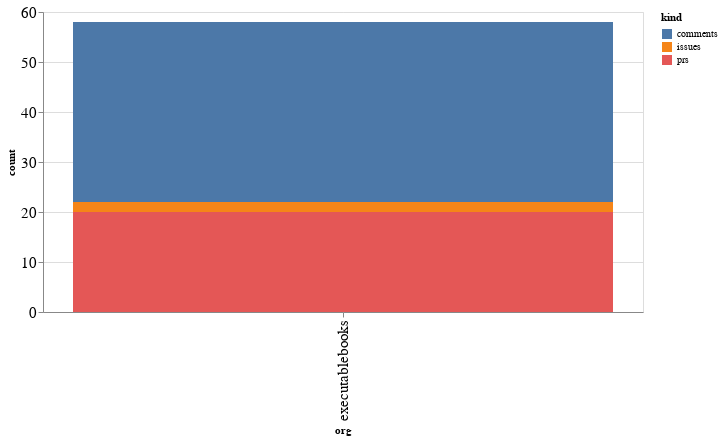

Notebook source saved alongside this figure:
### Code cell
alt.Chart(org_summaries, width=600).mark_bar().encode(
    x='org',
    y='count',
    color='kind',
    tooltip="org"
)

### Figure 1 — Vega-Lite specification as saved in the notebook (floating-point values rounded to 4 significant figures)
{"config": {"axisLeft": {"labelFontSize": 15}, "axisBottom": {"labelFontSize": 15}}, "data": {"name": "data-c2d4d24e36abb68c57e8efe359f53af3"}, "mark": "bar", "encoding": {"color": {"type": "nominal", "field": "kind"}, "tooltip": {"type": "nominal", "field": "org"}, "x": {"type": "nominal", "field": "org"}, "y": {"type": "quantitative", "field": "count"}}, "width": 600, "$schema": "https://vega.github.io/schema/vega-lite/v4.8.1.json", "datasets": {"data-c2d4d24e36abb68c57e8efe359f53af3": [{"org": "executablebooks", "kind": "comments", "count": 36}, {"org": "executablebooks", "kind": "issues", "count": 2}, {"org": "executablebooks", "kind": "prs", "count": 20}]}}
